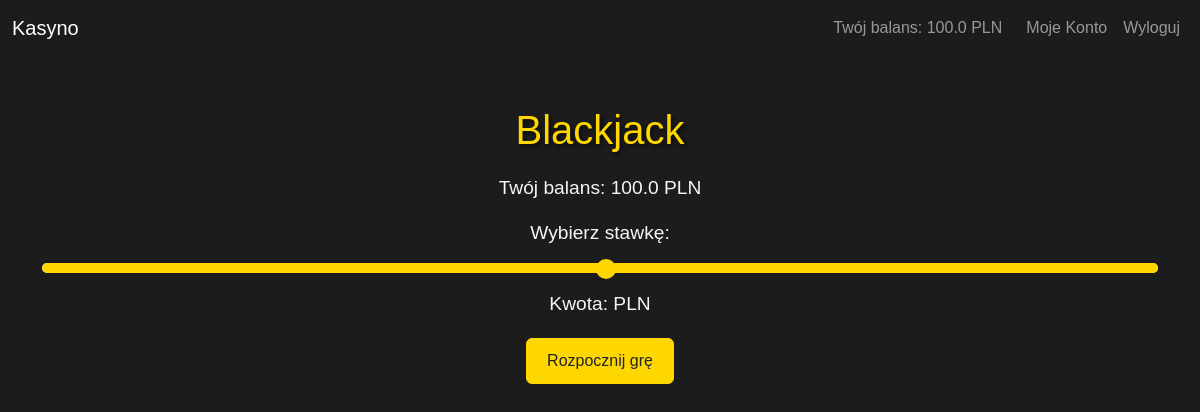
The app's page /blackjack (signed in), older data.
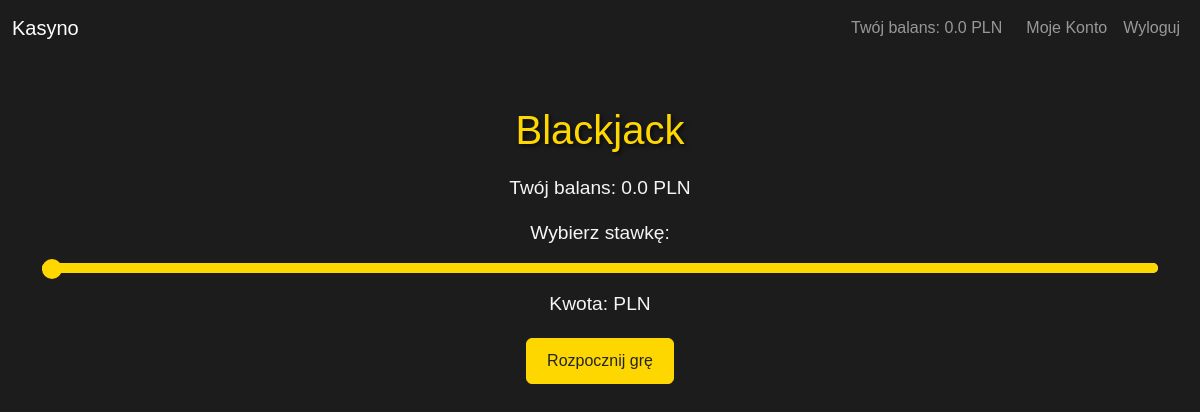
The same page, newer data.
### main.py (models this page shows)
class User(db.Model):
    id = db.Column(db.Integer, primary_key=True)
    first_name = db.Column(db.String(100), nullable=False)
    last_name = db.Column(db.String(100), nullable=False)
    username = db.Column(db.String(50), unique=True, nullable=False)
    password = db.Column(db.String(50), nullable=False)
    balance = db.Column(db.Float, default=0.0)
    birth_date = db.Column(db.Date, nullable=False)
    role = db.Column(db.String(10), default='user')

### main.py (the view, shortened to what this page needs)
@app.route('/blackjack', methods=['GET', 'POST'])
def blackjack():
    if 'user_id' not in session:
        flash('Musisz się zalogować, aby grać w Blackjack.', 'danger')
        return redirect(url_for('login'))
    user_id = session['user_id']
    user = User.query.get(user_id)
    if request.method == 'POST' and request.form.get('action') == 'reset':
        session.pop('blackjack', None)
        return redirect(url_for('blackjack'))
    if 'blackjack' not in session:
        if request.method == 'POST' and 'bet' in request.form:
            bet = float(request.form.get('bet'))
            if bet > user.balance:
                flash('Nie masz wystarczających środków na ten zakład.', 'danger')
                return redirect(url_for('blackjack'))
            session['blackjack'] = {
                'player_cards': [random.randint(1, 11), random.randint(1, 11)],
                'dealer_cards': [random.randint(1, 11), random.randint(1, 11)],
                'bet': bet,
                'game_over': False
            }
        else:
            return render_template('blackjack.html', balance=user.balance, game=None)

### main.py (called while the page is built, shortened)
@app.before_request
def setup_database():
    db.create_all()

### templates/blackjack.html (shortened to what this page needs)
<!DOCTYPE html>
<html lang="en">
<head>
    <link href="https://cdn.jsdelivr.net/npm/bootstrap@5.3.0-alpha1/dist/css/bootstrap.min.css" rel="stylesheet">
</head>
<body>
    <nav class="navbar navbar-expand-lg navbar-dark">
        <div class="container-fluid">
            <a class="navbar-brand" href="#">Kasyno</a>
            <div class="collapse navbar-collapse">
                <ul class="navbar-nav ms-auto d-flex align-items-center">
                    <li class="nav-item me-3">
                        <span class="navbar-text">
                            Twój balans: <span id="balance">{{ balance }} PLN</span>
                        </span>
                    </li>
                    <li class="nav-item">
                        <a class="nav-link" href="/account">Moje Konto</a>
                    </li>
                    <li class="nav-item">
                        <a class="nav-link" href="/logout">Wyloguj</a>
                    </li>
                </ul>
            </div>
        </div>
    </nav>
    <div class="container text-center">
        <h1>Blackjack</h1>
        <div class="balance-info">
            <p>Twój balans: {{ balance }} PLN</p>
        </div>
        {% if game %}
            <div class="player-cards">
                <h2>Twoje karty ({{ game.player_cards | sum }}):</h2>
                <p>{{ game.player_cards }}</p>
            </div>
            <div class="dealer-cards">
                <h2>Karty krupiera:</h2>
                {% if not game.game_over %}
                    <p>[{{ game.dealer_cards[0] }}, ?]</p>
                {% else %}
                    <p>{{ game.dealer_cards }} ({{ game.dealer_cards | sum }})</p>
                {% endif %}
            </div>
            {% if not game.game_over %}
                <form method="post">
                    <button type="submit" name="action" value="hit" class="btn btn-hit">Dobierz kartę (Hit)</button>
                    <button type="submit" name="action" value="stand" class="btn btn-stand">Zostań (Stand)</button>
                </form>
            {% else %}
                <form method="post">
                    <button type="submit" name="action" value="reset" class="btn btn-reset">Zagraj ponownie</button>
                </form>
            {% endif %}
        {% else %}
            <form method="post">
                <label for="bet" class="form-label">Wybierz stawkę:</label>
                <input type="range" class="form-range" id="bet" name="bet" min="1" max="{{ balance }}" step="1" value="{{ bet_amount }}" onchange="updateAmountDisplay()">
                <div class="range-value">
                    Kwota: <span id="amount-display">{{ bet_amount }} PLN</span>
                </div>
                <button type="submit" class="btn btn-start">Rozpocznij grę</button>
            </form>
        {% endif %}
    </div>
</body>
</html>

Row changes from the older to the newer data that the page shows:
changed User: balance "100.0" → "0.0"
Text that changed along with them:
form field bet: "51" → "1"
